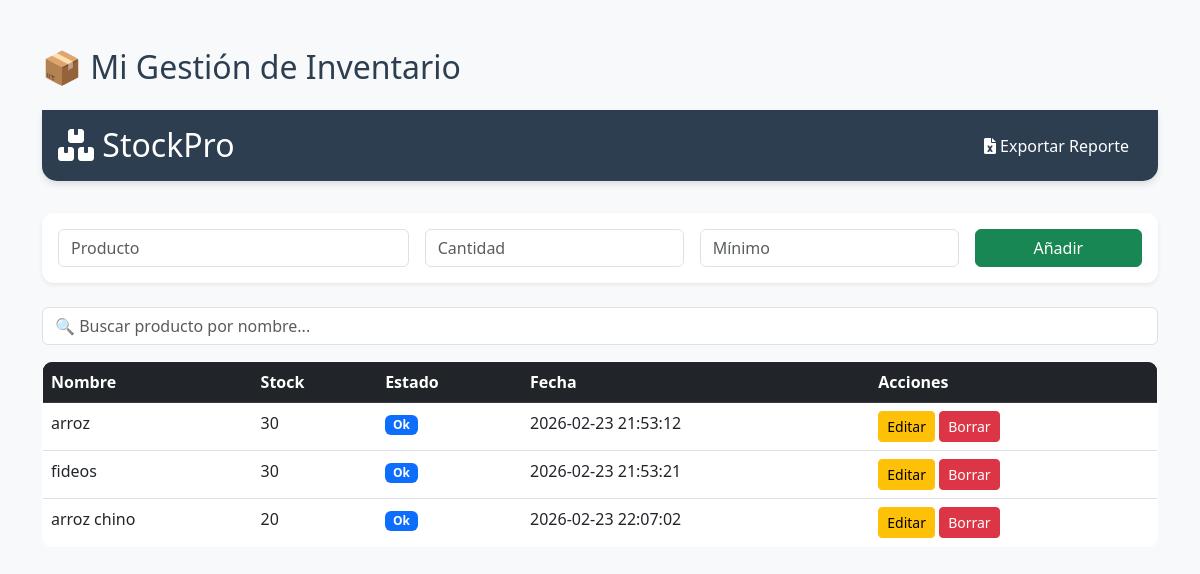
The page / on the database its author committed.
### tables this page shows
CREATE TABLE productos (
        id INTEGER PRIMARY KEY AUTOINCREMENT,
        nombre TEXT NOT NULL,
        cantidad INTEGER NOT NULL,
        stock_minimo INTEGER NOT NULL,
        fecha DATETIME DEFAULT CURRENT_TIMESTAMP
    );

### app.py (the view)
@app.route('/')
def index():
    db = conectar_db()
    productos = db.execute('SELECT * FROM productos').fetchall()
    db.close()
    return render_template('index.html', productos=productos)

### app.py (called while the page is built)
def conectar_db():
    conexion = sqlite3.connect('database.db')
    conexion.row_factory = sqlite3.Row
    return conexion

### templates/index.html (shortened to what this page needs)
<!DOCTYPE html>
<html lang="es">
<head>
    <link href="https://cdn.jsdelivr.net/npm/bootstrap@5.3.0/dist/css/bootstrap.min.css" rel="stylesheet">
    <link rel="stylesheet" href="{{ url_for('static', filename='style.css') }}">
    <link rel="stylesheet" href="https://cdnjs.cloudflare.com/ajax/libs/font-awesome/6.0.0/css/all.min.css">
</head>
<body class="container mt-5">
    <h2 class="mb-4">📦 Mi Gestión de Inventario</h2>
     <div class="navbar-custom d-flex justify-content-between align-items-center">
        <h2 class="m-0"><i class="fas fa-boxes"></i> StockPro</h2>
        <a href="/exportar" class="btn btn-exportar">
            <i class="fas fa-file-excel"></i> Exportar Reporte
        </a>
    </div>
    <div class="card card-body mb-4 shadow-sm">
        <form action="/agregar" method="POST" class="row g-3">
            <div class="col-md-4">
                <input type="text" name="nombre" class="form-control" placeholder="Producto" required>
            </div>
            <div class="col-md-3">
                <input type="number" name="cantidad" class="form-control" placeholder="Cantidad" required>
            </div>
           <div class="col-md-3">
                <input type="number" name="stock_minimo" class="form-control" placeholder="Mínimo" required>
            </div>
            <div class="col-md-2">
                <button type="submit" class="btn btn-success w-100">Añadir</button>
            </div>
        </form>
    </div>
    <div class="mb-3">
        <input type="text" id="buscador" class="form-control" placeholder="🔍 Buscar producto por nombre...">
    </div>
    <table class="table table-hover border">
        <thead class="table-dark">
            <tr>
                <th>Nombre</th>
                <th>Stock</th>
                <th>Estado</th>
                <th>Fecha</th> <th>Acciones</th>
            </tr>
        </thead>
        <tbody>
            {% for p in productos %}
            <tr>
                <td>{{ p.nombre }}</td>
                <td>{{ p.cantidad }}</td>
                <td>
                    {% if p.cantidad <= p.stock_minimo %}
                        <span class="badge bg-danger">Bajo Stock</span>
                    {% else %}
                        <span class="badge bg-primary">Ok</span>
                    {% endif %}
                </td>
                <td>{{ p.fecha }}</td> <td>
                    <a href="/editar/{{ p.id }}" class="btn btn-sm btn-warning">Editar</a>
                    <a href="/eliminar/{{ p.id }}" class="btn btn-sm btn-danger">Borrar</a>
                </td>
            </tr>
            {% endfor %}
        </tbody>
    </table>
</body>
</html>

### static/style.css (style rules this page uses)
:root { --primary-color: #2c3e50; --secondary-color: #34495e; --accent-color: #3498db; --success-color: #27ae60; --danger-color: #e74c3c; --light-bg: #f8f9fa; }
body { background-color: var(--light-bg); font-family: 'Segoe UI', Tahoma, Geneva, Verdana, sans-serif; color: var(--primary-color); }
.navbar-custom { background-color: var(--primary-color); padding: 1rem; color: white; border-radius: 0 0 15px 15px; margin-bottom: 2rem; box-shadow: 0 4px 6px rgba(0,0,0,0.1); }
.card { border: none; border-radius: 12px; box-shadow: 0 4px 12px rgba(0,0,0,0.05); }
.table { background: white; border-radius: 10px; overflow: hidden; }
.table thead { background-color: var(--secondary-color); color: white; }
.btn-exportar { background-color: var(--primary-color); color: white; transition: all 0.3s ease; }

### rows shown on the page
productos: nombre "arroz", cantidad "30", stock_minimo "Ok", fecha "2026-02-23 21:53:12"
productos: nombre "fideos", cantidad "30", stock_minimo "Ok", fecha "2026-02-23 21:53:21"
productos: nombre "arroz chino", cantidad "20", stock_minimo "Ok", fecha "2026-02-23 22:07:02"
